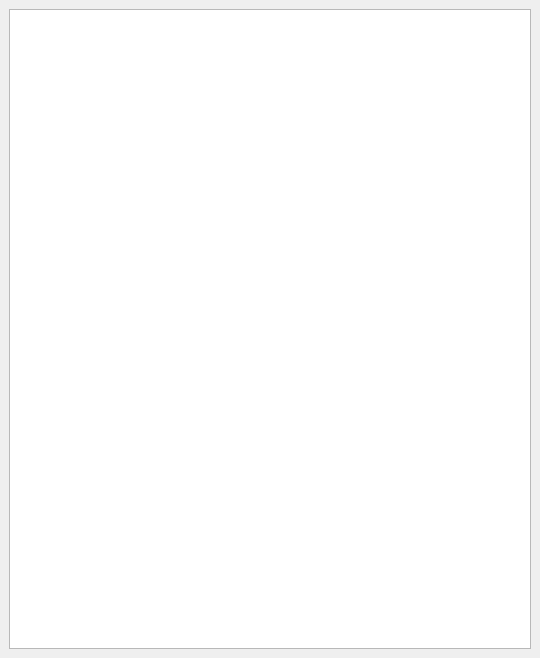
<?xml version="1.0" encoding="UTF-8"?>
<ui version="4.0">
 <class>WidgetMediaPathList</class>
 <widget class="QWidget" name="WidgetMediaPathList">
  <property name="geometry">
   <rect>
    <x>0</x>
    <y>0</y>
    <width>540</width>
    <height>658</height>
   </rect>
  </property>
  <property name="windowTitle">
   <string>Form</string>
  </property>
  <layout class="QGridLayout" name="gridLayout">
   <property name="leftMargin">
    <number>0</number>
   </property>
   <property name="topMargin">
    <number>0</number>
   </property>
   <property name="rightMargin">
    <number>0</number>
   </property>
   <property name="bottomMargin">
    <number>0</number>
   </property>
   <item row="0" column="0">
    <widget class="QWidget" name="widget" native="true">
     <property name="Background" stdset="0">
      <bool>true</bool>
     </property>
     <layout class="QGridLayout" name="gridLayout_2">
      <item row="0" column="0">
       <widget class="QListView" name="lvMediaPathList">
        <property name="verticalScrollBarPolicy">
         <enum>Qt::ScrollBarAsNeeded</enum>
        </property>
        <property name="horizontalScrollBarPolicy">
         <enum>Qt::ScrollBarAlwaysOff</enum>
        </property>
        <property name="editTriggers">
         <set>QAbstractItemView::NoEditTriggers</set>
        </property>
       </widget>
      </item>
     </layout>
    </widget>
   </item>
  </layout>
 </widget>
 <resources/>
 <connections/>
</ui>
